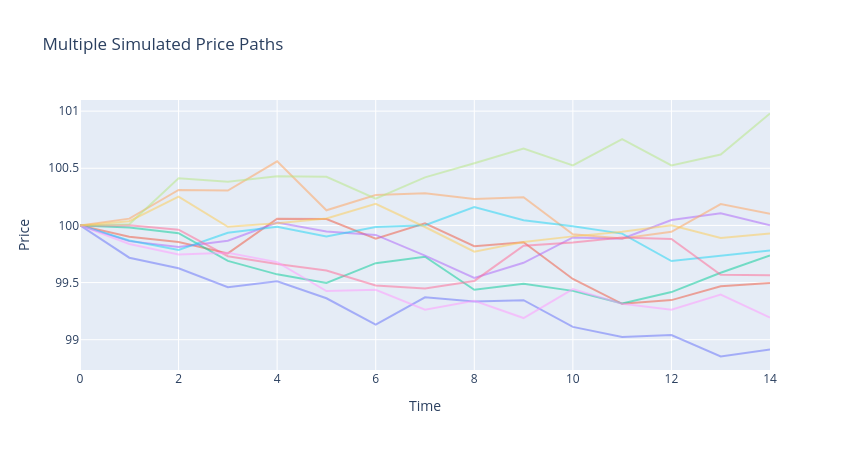

The code cell stored with this chart in its notebook:
### Markdown cell above
### 2.4 Multiple Price Paths

A single simulated price path is not sufficient to evaluate execution strategies.

Execution cost depends on the realized path of prices during the execution horizon. 
To properly assess performance, we must consider multiple possible price trajectories.

We therefore simulate multiple independent price paths:

$$
\{ S_k^{(m)} \}_{k=0}^N, \quad m = 1, \dots, M
$$

where each path corresponds to a different realization of the Brownian motion.

This allows us to evaluate:

- Expected execution cost
- Distribution of outcomes
- Execution risk (variance / standard deviation)

In the next section, these simulated price paths will be combined with execution schedules to compute realized execution prices under market impact.

### Code cell
paths = simulate_multiple_price_paths(
    S0=100,
    sigma=0.25,
    T=6,
    N=14,
    n_paths=20
)


fig = go.Figure()

for i in range(10):  # plot only 10
    fig.add_trace(
        go.Scatter(
            x=np.arange(15),
            y=paths[i],
            mode="lines",
            opacity=0.5,
            showlegend=False
        )
    )

fig.update_layout(
    title="Multiple Simulated Price Paths",
    xaxis_title="Time",
    yaxis_title="Price",
    height=450,
    width=850
)

fig.show()
fig.write_image("../results/plots/multiple_simulated_price_paths.png")
display(Image(filename="../results/plots/multiple_simulated_price_paths.png"))

### Figure 1 — Plotly figure (JSON) as saved in the notebook; plotly's stock layout.template omitted (floating-point values rounded to 4 significant figures)
{"data": [{"mode": "lines", "opacity": 0.5, "showlegend": false, "type": "scatter", "x": [0, 1, 2, 3, 4, 5, 6, 7, 8, 9, 10, 11, 12, 13, 14], "y": [100.0, 99.72, 99.63, 99.46, 99.51, 99.36, 99.13, 99.37, 99.33, 99.35, 99.11, 99.02, 99.04, 98.85, 98.91]}, {"mode": "lines", "opacity": 0.5, "showlegend": false, "type": "scatter", "x": [0, 1, 2, 3, 4, 5, 6, 7, 8, 9, 10, 11, 12, 13, 14], "y": [100.0, 99.9, 99.85, 99.76, 100.1, 100.1, 99.88, 100.0, 99.82, 99.85, 99.53, 99.31, 99.35, 99.47, 99.5]}, {"mode": "lines", "opacity": 0.5, "showlegend": false, "type": "scatter", "x": [0, 1, 2, 3, 4, 5, 6, 7, 8, 9, 10, 11, 12, 13, 14], "y": [100.0, 99.98, 99.93, 99.69, 99.57, 99.5, 99.67, 99.73, 99.44, 99.49, 99.43, 99.32, 99.42, 99.59, 99.74]}, {"mode": "lines", "opacity": 0.5, "showlegend": false, "type": "scatter", "x": [0, 1, 2, 3, 4, 5, 6, 7, 8, 9, 10, 11, 12, 13, 14], "y": [100.0, 99.86, 99.81, 99.87, 100.0, 99.95, 99.92, 99.74, 99.54, 99.67, 99.9, 99.88, 100.0, 100.1, 100.0]}, {"mode": "lines", "opacity": 0.5, "showlegend": false, "type": "scatter", "x": [0, 1, 2, 3, 4, 5, 6, 7, 8, 9, 10, 11, 12, 13, 14], "y": [100.0, 100.1, 100.3, 100.3, 100.6, 100.1, 100.3, 100.3, 100.2, 100.2, 99.92, 99.89, 99.94, 100.2, 100.1]}, {"mode": "lines", "opacity": 0.5, "showlegend": false, "type": "scatter", "x": [0, 1, 2, 3, 4, 5, 6, 7, 8, 9, 10, 11, 12, 13, 14], "y": [100.0, 99.87, 99.79, 99.94, 99.99, 99.9, 99.99, 100.0, 100.2, 100.0, 99.99, 99.93, 99.69, 99.74, 99.78]}, {"mode": "lines", "opacity": 0.5, "showlegend": false, "type": "scatter", "x": [0, 1, 2, 3, 4, 5, 6, 7, 8, 9, 10, 11, 12, 13, 14], "y": [100.0, 100.0, 99.96, 99.73, 99.66, 99.61, 99.47, 99.45, 99.51, 99.82, 99.85, 99.89, 99.88, 99.57, 99.56]}, {"mode": "lines", "opacity": 0.5, "showlegend": false, "type": "scatter", "x": [0, 1, 2, 3, 4, 5, 6, 7, 8, 9, 10, 11, 12, 13, 14], "y": [100.0, 100.0, 100.4, 100.4, 100.4, 100.4, 100.2, 100.4, 100.5, 100.7, 100.5, 100.8, 100.5, 100.6, 101.0]}, {"mode": "lines", "opacity": 0.5, "showlegend": false, "type": "scatter", "x": [0, 1, 2, 3, 4, 5, 6, 7, 8, 9, 10, 11, 12, 13, 14], "y": [100.0, 99.84, 99.75, 99.76, 99.68, 99.43, 99.44, 99.26, 99.34, 99.19, 99.44, 99.32, 99.26, 99.4, 99.19]}, {"mode": "lines", "opacity": 0.5, "showlegend": false, "type": "scatter", "x": [0, 1, 2, 3, 4, 5, 6, 7, 8, 9, 10, 11, 12, 13, 14], "y": [100.0, 100.0, 100.3, 99.99, 100.0, 100.1, 100.2, 99.99, 99.77, 99.86, 99.9, 99.95, 100.0, 99.89, 99.93]}], "layout": {"height": 450, "title": {"text": "Multiple Simulated Price Paths"}, "width": 850, "xaxis": {"title": {"text": "Time"}}, "yaxis": {"title": {"text": "Price"}}}}
